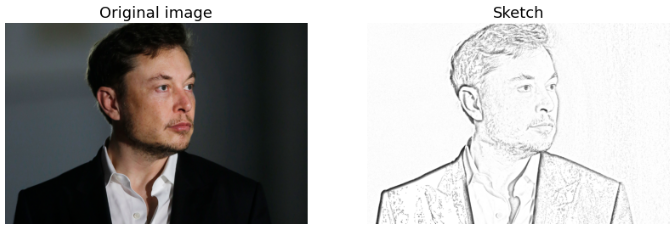
#> input picture img/elon.png, 671 x 227 px, given in place of elon.jpg, which was not available
$ jupyter execute --allow-errors Generate-Pencil-Sketch-from-Photo-in-Python.ipynb   (text cells are left out)
#> lines starting #> are read from the running program, lines starting #| are printed output that depends on the picture; pictures that were not available may be replaced by others from this repository, and a replacement may not be noted
[cell 1]
import cv2
import matplotlib.pyplot as plt

[cell 2]
img=cv2.imread("img/elon.jpg")
#> img is the input picture: shape (227, 671, 3); mean B, G, R 168.3, 169.1, 170.2

[cell 3]
cv2.imshow('original image',img)
cv2.waitKey(0)
cv2.destroyAllWindows()

[cell 4]
plt.imshow(img)
plt.axis(False)
plt.show()

[cell 5]
plt.imshow(img[:,:,::-1])
plt.axis(False)
plt.show()

[cell 6]
RGB_img = cv2.cvtColor(img, cv2.COLOR_BGR2RGB)
plt.imshow(RGB_img)
plt.axis(False)
plt.show()

[cell 7]
grey_img=cv2.cvtColor(img, cv2.COLOR_BGR2GRAY)
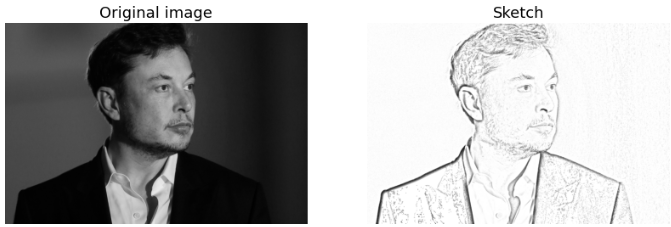
#> grey_img: shape (227, 671); min 0, max 255, mean 169.4

[cell 8]
invert_img=cv2.bitwise_not(grey_img)
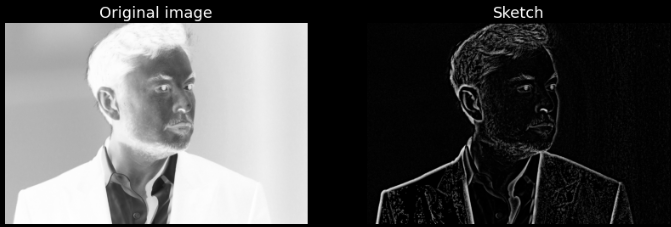
#> invert_img: shape (227, 671); min 0, max 255, mean 85.6
#invert_img=255-grey_img

[cell 9]
blur_img=cv2.GaussianBlur(invert_img, (111,111),0)
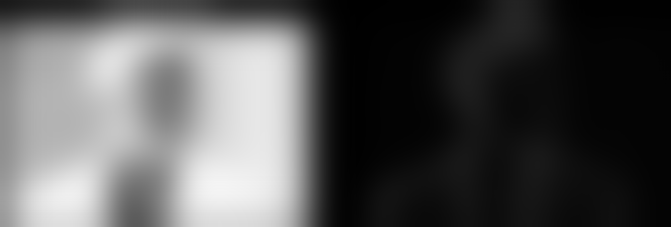
#> blur_img: shape (227, 671); min 0, max 244, mean 86

[cell 10]
invblur_img=cv2.bitwise_not(blur_img)
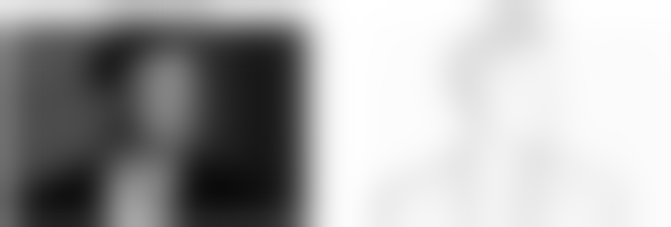
#> invblur_img: shape (227, 671); min 11, max 255, mean 169
#invblur_img=255-blur_img

[cell 11]
sketch_img=cv2.divide(grey_img,invblur_img, scale=256.0)
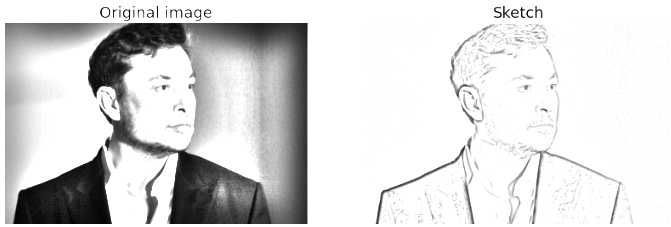
#> sketch_img: shape (227, 671); min 0, max 255, mean 216.3

#> (a cell that did not finish here is left out)

[cell 13]
cv2.imshow('sketch image',sketch_img)
cv2.waitKey(0)
cv2.destroyAllWindows()

[cell 14]
plt.figure(figsize=(14,8))
plt.subplot(1,2,1)
plt.title('Original image', size=18)
plt.imshow(RGB_img)
plt.axis('off')
plt.subplot(1,2,2)
plt.title('Sketch', size=18)
rgb_sketch=cv2.cvtColor(sketch_img, cv2.COLOR_BGR2RGB)
plt.imshow(rgb_sketch)
plt.axis('off')
plt.show()
